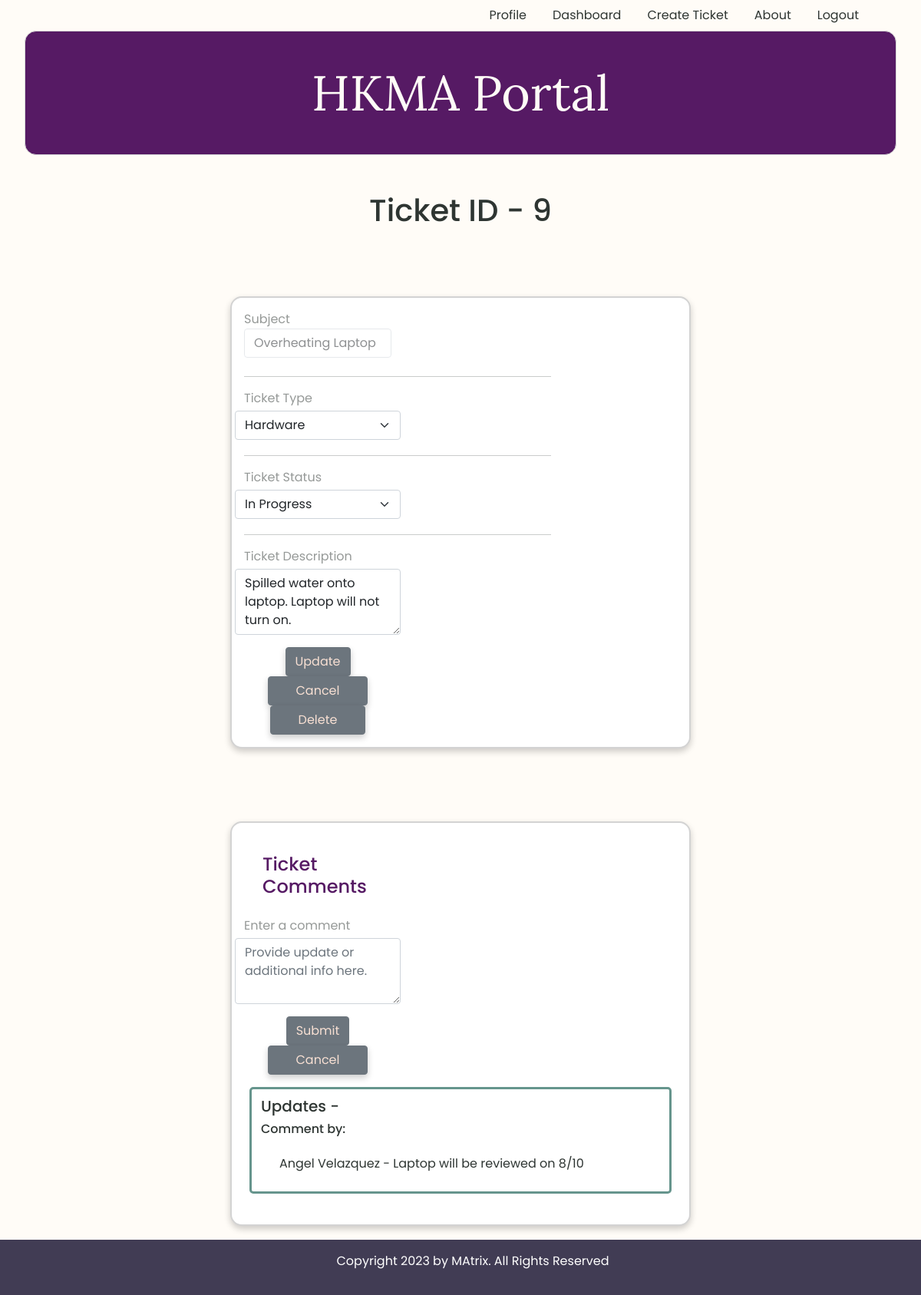
The page /ticket/9/edit (signed in) on the database its author committed.
### users/models.py (models this page shows)
class Ticket(models.Model):
    subject = models.CharField(max_length=250)
    ticket_type = models.CharField(max_length=50)
    ticket_status = models.CharField(max_length=50)
    ticket_description = models.CharField(max_length=350)
    created_by = models.ForeignKey(User, related_name="user_tickets", on_delete=models.CASCADE, null=True)
    created_at = models.DateTimeField(auto_now_add=True)
    updated_at = models.DateTimeField(auto_now=True)
    objects = TicketManager()

class Comment(models.Model):
    comment = models.CharField(max_length=255)
    poster = models.ForeignKey(User, related_name='user_comments', on_delete=models.CASCADE)
    ticket = models.ForeignKey(Ticket, related_name="post_comments", on_delete=models.CASCADE)
    created_at = models.DateTimeField(auto_now_add=True)

class User(models.Model):
    first_name = models.CharField(max_length=255)
    last_name = models.CharField(max_length=255)
    email = models.CharField(max_length=255)
    password = models.TextField()
    created_at = models.DateTimeField(auto_now_add=True)
    updated_at = models.DateTimeField(auto_now=True)
    objects = UserManager()

### users/views.py (the view)
# urls.py: path('ticket/<int:ticket_id>/edit', views.edit_ticket),
def edit_ticket(request, ticket_id):
    if 'user_id' not in request.session:
        return redirect('/')
    context = {
        "ticket": Ticket.objects.get(id=ticket_id)
    }
    return render(request, "ticket-details.html", context)

### users/templates/ticket-details.html (shortened to what this page needs)
{% include 'logged_navbar.html'%}
<h1 class="text-center m-5">Ticket ID - {{ticket.id}}</h1>
<div class="ticket-container">
    <div class="card mx-auto" style="width:600px">
        <div class="card-body">
            <form action="/ticket/{{ticket.id}}/update" method="POST">
                <div class="form-group row">
                    <label for="subject">Subject <input type="text" name="subject" class="form-control" value="{{ticket.subject}}"></label>
                </div>
                <hr />
                <div class="form-group row">
                    <label for="ticket_type">Ticket Type</label>
                    <select class="form-select" aria-label="Default select example" name="ticket_type">
                        <option selected>{{ticket.ticket_type}}</option>
                    </select>
                </div>
                <hr />
                <div class="form-group row">
                    <label for="ticket_status">Ticket Status</label>
                    <select class="form-select" aria-label="Default select example" name="ticket_status">
                        <option selected>{{ticket.ticket_status}}</option>
                    </select>
                </div>
                <hr />
                <div class="form-group row">
                    <label for="ticket_description">Ticket Description</label><textarea type="text" name="ticket_description" class="form-control" placeholder="Ticket Description" rows="3">{{ticket.ticket_description}}</textarea>
                </div>
                <div class="col text-center mt-3">
                    <button type="submit" class="btn btn-secondary">Update</button>
                    <button class="btn btn-secondary" href="/dashboard"><a href="/dashboard" style="color: #F8E0D3;">Cancel</a></button>
                    <button class="btn btn-secondary" href="/dashboard"><a href="/ticket/{{ticket.id}}/delete" style="color: #F8E0D3;">Delete</a></button>
                </div>
            </form>
        </div>
    </div>
</div>
<div>
    <div class="comment-form-container">
        <div class="card mx auto" style="width:600px">
            <div class="card-body">
                <h4>Ticket Comments</h4>
                <form action="/add_comment/{{ticket.id}}/" method="POST">
                <div class="form-group row">
                    <label for="comment">Enter a comment</label><textarea type="text" name="comment" class="form-control sm" placeholder="Provide update or additional info here." rows="3"></textarea>
                </div>
                <div class="col text-center mt-3">
                    <input type="submit" value="Submit" class="btn btn-secondary">
                    <button class="btn btn-secondary"><a href="/ticket/{{ticket.id}}/edit" style="color: #F8E0D3;">Cancel</a></button>
                </div>
                </form>
            </div>
            <div class="comment-display-container container mx auto">
                    <h5>Updates - </h5>
                {%for comment in ticket.post_comments.all%}
                    <h6>Comment by: </h6>
                    <p>{{comment.poster.first_name}} {{comment.poster.last_name}} -
                    {{ comment.comment}}</p>
                {% endfor %}
            </div>
        </div>
    </div>
</div>
<div>
	{% include 'footer.html'%}
</div>

### users/static/css/style.css (style rules this page uses)
:root { --first-color: rgb(214, 228, 229); --second-color: rgb(65, 60, 84); --accent-color: rgb(86, 26, 100); --title-color: rgb(86, 26, 100); --text-color: rgb(46, 53, 50); --body-color: rgb(255, 252, 247); --white-color: rgb(255, 255, 255); --body-font: "Poppins", sans-serif; --h2-font-size: 1.25rem; --small-font-size: .813rem; --smaller-font-size: .75rem; --font-medium: 500; --font-semi-bold: 600; }
@media screen and (min-width: 1024px) { :root { --h2-font-size: 1.75rem; --normal-font-size: 1rem; --small-font-size: .875rem; --smaller-font-size: .813rem; } }
* { box-sizing: border-box; padding: 0; margin: 0; }
body { background-color: var(--body-color); font-family: var(--body-font); color: var(--text-color); }
a { margin-left: 1px; margin-right: 1px; color: inherit; transition: all .3s; text-decoration: none; }
label { margin-bottom: .25rem; opacity: 50%; }
hr { width: 400px; margin-left: auto; margin-right: auto; margin-top: 20px; }
.card { border: 2px solid lightgray; border-radius: 15px; box-shadow: 0 4px 8px 0 rgba(0,0,0,0.2); transition: all .3s; margin: 2.5rem; }
.card h4 { color: var(--title-color); }
.card h4, .card p, .card a { margin: 1.5rem; }
.card a { color: inherit; text-decoration: none; transition: all .3s; }
button { cursor: pointer; background: none; text-decoration: none; border: none; box-shadow: 0 4px 8px 0 rgba(0,0,0,0.2); }
.card a { color: var(--body-color); }
.card-body { width: 14rem; }
.ticket-container { display: flex; justify-content: center; margin-bottom: 15px; }
.comment-form-container { display: flex; justify-content: center; margin-bottom: 50px; }
.comment-display-container { border: 3px solid #66958D; width: 550px; margin-bottom: 40px; padding-top: 10px; border-radius: 5px; }
.btn { color: #F8E0D3; }

### rows shown on the page
Ticket: id "9", subject "Overheating Laptop", ticket_type "Hardware", ticket_status "In Progress", ticket_description "Spilled water onto laptop. Laptop will not turn on."
Comment: poster.first_name "Angel", poster.last_name "Velazquez", comment "Laptop will be reviewed on 8/10"
